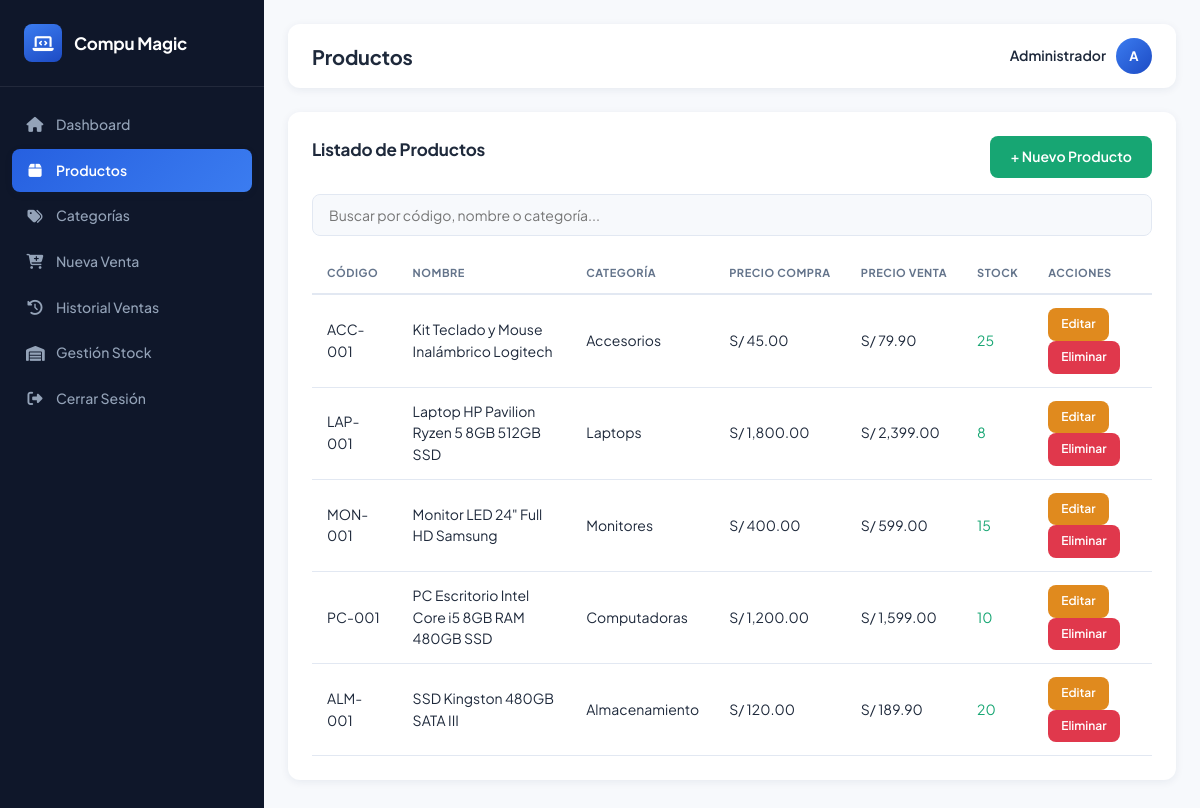
Screenshot of /admin/productos/listar.php (signed in) with the database file from the repository.
### tables this page shows
CREATE TABLE productos (
    id INT AUTO_INCREMENT PRIMARY KEY,
    codigo VARCHAR(50) NOT NULL UNIQUE,
    nombre VARCHAR(200) NOT NULL,
    descripcion TEXT,
    categoria_id INT NOT NULL,
    precio_compra DECIMAL(10,2) NOT NULL,
    precio_venta DECIMAL(10,2) NOT NULL,
    stock INT NOT NULL DEFAULT 0,
    stock_minimo INT NOT NULL DEFAULT 5,
    imagen VARCHAR(255) DEFAULT NULL,
    activo TINYINT(1) NOT NULL DEFAULT 1,
    fecha_creacion TIMESTAMP DEFAULT CURRENT_TIMESTAMP,
    fecha_actualizacion TIMESTAMP DEFAULT CURRENT_TIMESTAMP ON UPDATE CURRENT_TIMESTAMP,
     
    FOREIGN KEY (categoria_id) REFERENCES categorias(id) ON DELETE RESTRICT ON UPDATE CASCADE
);

CREATE TABLE categorias (
    id INT AUTO_INCREMENT PRIMARY KEY,
    nombre VARCHAR(100) NOT NULL,
    descripcion TEXT,
    fecha_creacion TIMESTAMP DEFAULT CURRENT_TIMESTAMP
);

### includes/funciones.php (called while the page is built, shortened)
<?php
function obtener_productos($conexion, $solo_activos = true) {
    $sql = "SELECT p.*, c.nombre as categoria_nombre
            FROM productos p
            JOIN categorias c ON p.categoria_id = c.id";
    if ($solo_activos) {
        $sql .= " WHERE p.activo = 1";
    }
    $sql .= " ORDER BY p.nombre ASC";
    return $conexion->query($sql);
}
function formato_moneda($cantidad) {
    return 'S/ ' . number_format($cantidad, 2, '.', ',');
}

### admin/productos/listar.php (the view, shortened to what this page needs)
<?php
require_once '../../includes/funciones.php';
$productos = obtener_productos($conexion);
?>
<!DOCTYPE html>
<html lang="es">
<head>
    <link rel="stylesheet" href="../../assets/css/style.css">
    <link rel="stylesheet" href="https://cdnjs.cloudflare.com/ajax/libs/font-awesome/6.4.0/css/all.min.css">
</head>
<body>
<?php include '../../includes/sidebar.php'; ?>
<div class="main-content">
    <?php $titulo = 'Productos'; include '../../includes/topbar.php'; ?>
    <div class="table-container">
        <div class="table-header">
            <h2>Listado de Productos</h2>
            <a href="agregar.php" class="btn btn-success">+ Nuevo Producto</a>
        </div>
        <input type="text" id="buscar-producto" class="input-buscar" onkeyup="buscarTabla('buscar-producto','tabla-productos')" placeholder="Buscar por código, nombre o categoría...">
        <table id="tabla-productos">
            <thead>
                <tr>
                    <th>Código</th><th>Nombre</th><th>Categoría</th>
                    <th>Precio Compra</th><th>Precio Venta</th><th>Stock</th><th>Acciones</th>
                </tr>
            </thead>
            <tbody>
                <?php while ($row = $productos->fetch_assoc()): ?>
                <tr>
                    <td><?php echo htmlspecialchars($row['codigo']); ?></td>
                    <td><?php echo htmlspecialchars($row['nombre']); ?></td>
                    <td><?php echo htmlspecialchars($row['categoria_nombre']); ?></td>
                    <td><?php echo formato_moneda($row['precio_compra']); ?></td>
                    <td><?php echo formato_moneda($row['precio_venta']); ?></td>
                    <td class="<?php echo $row['stock'] <= $row['stock_minimo'] ? 'stock-bajo' : 'stock-normal'; ?>">
                        <?php echo $row['stock']; ?>
                    </td>
                    <td>
                        <a href="editar.php?id=<?php echo $row['id']; ?>" class="btn btn-warning btn-sm">Editar</a>
                        <a href="eliminar.php?id=<?php echo $row['id']; ?>" class="btn btn-danger btn-sm"
                            onclick="return confirmarEliminar('¿Eliminar el producto &quot;<?php echo htmlspecialchars($row['nombre']); ?>&quot;?');">Eliminar</a>
                    </td>
                </tr>
                <?php endwhile; ?>
            </tbody>
        </table>
    </div>
</div>
</body>
</html>

### assets/css/style.css (style rules this page uses)
:root { --font-sans: 'Plus Jakarta Sans', -apple-system, BlinkMacSystemFont, 'Segoe UI', sans-serif; --blue-50: #eff6ff; --blue-100: #dbeafe; --blue-200: #bfdbfe; --blue-300: #93c5fd; --blue-400: #5b9bfa; --blue-500: #3b7cf0; --blue-600: #2660e0; --blue-700: #1d4bc4; --blue-800: #1c3f9c; --blue-900: #1a3579; --gray-50: #f7f9fc; --gray-100: #eef2f8; --gray-200: #e2e8f2; --gray-300: #cbd5e3; --gray-400: #94a3b8; --gray-500: #64748b; --gray-600: #475569; --gray-700: #334155; --gray-800: #1e293b; --gray-900: #0f172a; --color-primario: var(--blue-600); --color-primario-oscuro: var(--blue-800); --color-secundario: var(--blue-400); --color-texto: var(--gray-800); --color-texto-suave: var(--gray-500); --color-fondo: var(--gray-50); --color-borde: var(--gray-200); --color-exito: #17a673; --color-peligro: #e0384c; --color-advertencia: #e08a1e; --color-info: #3b7cf0; --sp-1: 4px; --sp-2: 8px; --sp-3: 12px; --sp-4: 16px; --sp-5: 24px; --sp-6: 32px; --sp-7: 40px; --sp-8: 56px; --radius-sm: 8px; --radius-md: 12px; --radius-lg: 20px; --radius-full: 999px; --radio: var(--radius-md); --shadow-xs: 0 1px 2px rgba(20, 40, 90, 0.06); --shadow-sm: 0 2px 8px rgba(20, 40, 90, 0.07); --shadow-md: 0 6px 20px rgba(20, 40, 90, 0.10); --shadow-lg: 0 16px 40px rgba(20, 40, 90, 0.14); --shadow-xl: 0 24px 60px rgba(20, 40, 90, 0.20); --sombra: var(--shadow-sm); --sombra-hover: var(--shadow-md); }
*, *::before, *::after { margin: 0; padding: 0; box-sizing: border-box; }
html { scroll-behavior: smooth; }
body { font-family: var(--font-sans); background: var(--color-fondo); color: var(--color-texto); line-height: 1.55; -webkit-font-smoothing: antialiased; }
a { color: inherit; }
h1, h2, h3 { color: var(--color-texto); font-weight: 700; letter-spacing: -0.01em; }
.main-content { margin-left: 264px; padding: var(--sp-5); transition: margin-left 0.25s ease; max-width: 1400px; }
.table-container { background: #fff; border-radius: var(--radius-md); padding: var(--sp-5); overflow-x: auto; margin-bottom: var(--sp-4); box-shadow: var(--sombra); }
.table-container h2 { margin-bottom: var(--sp-4); font-size: 17px; }
.table-header { display: flex; justify-content: space-between; align-items: center; margin-bottom: var(--sp-4); flex-wrap: wrap; gap: 10px; }
.input-buscar { width: 100%; padding: 11px 16px; margin-bottom: var(--sp-4); border: 1px solid var(--color-borde); border-radius: var(--radius-sm); font-size: 14px; font-family: inherit; background: var(--gray-50); transition: border-color 0.15s ease, background 0.15s ease; }
table { width: 100%; border-collapse: collapse; }
table th { padding: 12px 15px; text-align: left; font-weight: 700; color: var(--color-texto-suave); font-size: 11px; text-transform: uppercase; letter-spacing: 0.05em; border-bottom: 2px solid var(--color-borde); white-space: nowrap; }
table td { padding: 13px 15px; border-bottom: 1px solid var(--color-borde); font-size: 14px; }
table tbody tr { transition: background 0.1s ease; }
.btn { display: inline-flex; align-items: center; justify-content: center; gap: 6px; padding: 10px 20px; border: none; border-radius: var(--radius-sm); cursor: pointer; text-decoration: none; font-size: 14px; font-weight: 600; font-family: inherit; transition: filter 0.15s ease, transform 0.1s ease, box-shadow 0.15s ease; }
.btn-success { background: var(--color-exito); color: #fff; }
.btn-danger { background: var(--color-peligro); color: #fff; }
.btn-warning { background: var(--color-advertencia); color: #fff; }
.btn-sm { padding: 7px 13px; font-size: 12px; }
.stock-normal { color: var(--color-exito); }

### rows the page displays
productos: codigo "ACC-001", nombre "Kit Teclado y Mouse Inalámbrico Logitech", categoria.nombre "Accesorios", precio_compra "S/ 45.00", precio_venta "S/ 79.90", stock "25"
productos: codigo "LAP-001", nombre "Laptop HP Pavilion Ryzen 5 8GB 512GB SSD", categoria.nombre "Laptops", precio_compra "S/ 1,800.00", precio_venta "S/ 2,399.00", stock "8"
productos: codigo "MON-001", nombre "Monitor LED 24\" Full HD Samsung", categoria.nombre "Monitores", precio_compra "S/ 400.00", precio_venta "S/ 599.00", stock "15"
productos: codigo "PC-001", nombre "PC Escritorio Intel Core i5 8GB RAM 480GB SSD", categoria.nombre "Computadoras", precio_compra "S/ 1,200.00", precio_venta "S/ 1,599.00", stock "10"
productos: codigo "ALM-001", nombre "SSD Kingston 480GB SATA III", categoria.nombre "Almacenamiento", precio_compra "S/ 120.00", precio_venta "S/ 189.90", stock "20"

### other values shown
$titulo "Productos"
$_SESSION['admin_nombre'] "Administrador"
$iniciales_admin ?: '?' "A"
